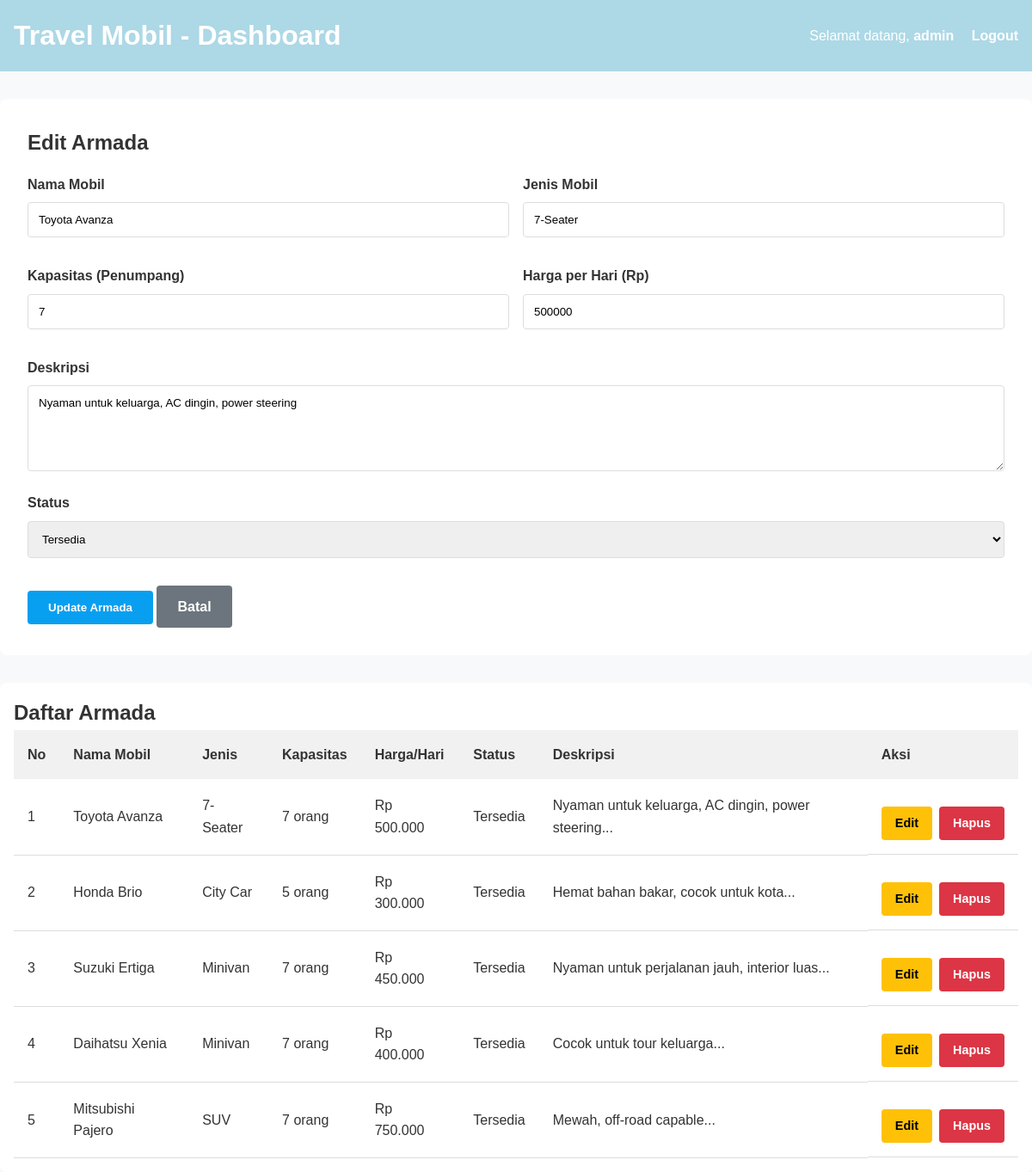
The app's page /dashboard.php?edit=1 (signed in) with its own data.
### tables this page shows
CREATE TABLE IF NOT EXISTS armada (
    id INT PRIMARY KEY AUTO_INCREMENT,
    nama_mobil VARCHAR(100) NOT NULL,
    jenis VARCHAR(50) NOT NULL,
    kapasitas INT NOT NULL,
    harga_per_hari INT NOT NULL,
    status ENUM('Tersedia', 'Tidak Tersedia') DEFAULT 'Tersedia',
    deskripsi TEXT,
    created_at TIMESTAMP DEFAULT CURRENT_TIMESTAMP,
    updated_at TIMESTAMP DEFAULT CURRENT_TIMESTAMP ON UPDATE CURRENT_TIMESTAMP
);

### dashboard.php (the view, shortened to what this page needs)
<?php
include 'koneksi.php';
$username = $_SESSION['username'];
$result = $koneksi->query("SELECT * FROM armada ORDER BY created_at DESC");
$armada_list = [];
if ($result->num_rows > 0) {
    while($row = $result->fetch_assoc()) {
        $armada_list[] = $row;
    }
}
$edit_mode = false;
$edit_data = null;
if (isset($_GET['edit']) && is_numeric($_GET['edit'])) {
    $id = (int)$_GET['edit'];
    $result = $koneksi->query("SELECT * FROM armada WHERE id=$id");
    if ($result->num_rows > 0) {
        $edit_data = $result->fetch_assoc();
        $edit_mode = true;
    }
}
?>
<!DOCTYPE html>
<html lang="id">
<head>
  <link rel="stylesheet" href="styles.css">
</head>
<body>
  <div class="nav-header">
    <h1>Travel Mobil - Dashboard</h1>
    <div>
      <span style="margin-right: 1rem;">Selamat datang, <strong><?php echo htmlspecialchars($username); ?></strong></span>
      <a href="logout.php">Logout</a>
    </div>
  </div>
  <div class="container">
    <div class="form-card">
      <h2><?php echo $edit_mode ? 'Edit Armada' : 'Tambah Armada Baru'; ?></h2>
      <form method="POST" action="">
        <div class="form-row">
          <div class="form-group">
            <label>Nama Mobil</label>
            <input type="text" name="nama_mobil" value="<?php echo $edit_mode ? htmlspecialchars($edit_data['nama_mobil']) : ''; ?>" required>
          </div>
          <div class="form-group">
            <label>Jenis Mobil</label>
            <input type="text" name="jenis" value="<?php echo $edit_mode ? htmlspecialchars($edit_data['jenis']) : ''; ?>" required>
          </div>
        </div>
        <div class="form-row">
          <div class="form-group">
            <label>Kapasitas (Penumpang)</label>
            <input type="number" name="kapasitas" value="<?php echo $edit_mode ? $edit_data['kapasitas'] : ''; ?>" required>
          </div>
          <div class="form-group">
            <label>Harga per Hari (Rp)</label>
            <input type="number" name="harga_per_hari" value="<?php echo $edit_mode ? $edit_data['harga_per_hari'] : ''; ?>" required>
          </div>
        </div>
        <div class="form-group">
          <label>Deskripsi</label>
          <textarea name="deskripsi" required><?php echo $edit_mode ? htmlspecialchars($edit_data['deskripsi']) : ''; ?></textarea>
        </div>
        <?php if ($edit_mode): ?>
          <div class="form-group">
            <label>Status</label>
            <select name="status" required>
              <option value="Tersedia" <?php echo $edit_data['status'] == 'Tersedia' ? 'selected' : ''; ?>>Tersedia</option>
            </select>
          </div>
        <?php endif; ?>
        <div>
          <button type="submit" class="btn btn-primary">
            <?php echo $edit_mode ? 'Update Armada' : 'Tambah Armada'; ?>
          </button>
          <?php if ($edit_mode): ?>
            <a href="dashboard.php" class="btn btn-secondary">Batal</a>
          <?php endif; ?>
        </div>
      </form>
    </div>
    <div class="table-container">
      <h2>Daftar Armada</h2>
      <?php if (count($armada_list) > 0): ?>
        <table>
          <thead>
            <tr>
              <th>No</th>
              <th>Nama Mobil</th>
              <th>Jenis</th>
              <th>Kapasitas</th>
              <th>Harga/Hari</th>
              <th>Status</th>
              <th>Deskripsi</th>
              <th>Aksi</th>
            </tr>
          </thead>
          <tbody>
            <?php foreach ($armada_list as $index => $row): ?>
              <tr>
                <td><?php echo $index + 1; ?></td>
                <td><?php echo htmlspecialchars($row['nama_mobil']); ?></td>
                <td><?php echo htmlspecialchars($row['jenis']); ?></td>
                <td><?php echo $row['kapasitas']; ?> orang</td>
                <td>Rp <?php echo number_format($row['harga_per_hari'], 0, ',', '.'); ?></td>
                <td><?php echo $row['status']; ?></td>
                <td><?php echo substr(htmlspecialchars($row['deskripsi']), 0, 50) . '...'; ?></td>
                <td class="actions">
                  <a href="?edit=<?php echo $row['id']; ?>" class="btn btn-warning" style="padding: 0.5rem 1rem; font-size: 0.9rem;">Edit</a>
                  <a href="?delete=<?php echo $row['id']; ?>" class="btn btn-danger" onclick="return confirm('Yakin ingin menghapus?');" style="padding: 0.5rem 1rem; font-size: 0.9rem;">Hapus</a>
                </td>
              </tr>
            <?php endforeach; ?>
          </tbody>
        </table>
      <?php else: ?>
        <p style="text-align: center; padding: 2rem;">Belum ada data armada. Silakan tambahkan armada baru.</p>
      <?php endif; ?>
    </div>
  </div>
</body>
</html>

### styles.css (style rules this page uses)
* { margin: 0; padding: 0; box-sizing: border-box; font-family: Arial, sans-serif; }
body { line-height: 1.6; background-color: #f8f9fa; color: #333; }
.btn { display: inline-block; padding: 0.5rem 1rem; margin-top: 1rem; border-radius: 8px; text-decoration: none; font-weight: bold; transition: background 0.3s; cursor: pointer; }
.btn-primary { background: #099ff0; color: white; }

### dashboard.php (style rules this page uses)
.container { max-width: 1200px; margin: 0 auto; }
.form-group { margin: 1rem 0; }
.form-group label { display: block; margin-bottom: 0.5rem; font-weight: bold; }
.form-group input, .form-group textarea, .form-group select { width: 100%; padding: 0.75rem; border: 1px solid #ddd; border-radius: 4px; }
.form-group textarea { min-height: 100px; font-family: Arial, sans-serif; }
.form-row { display: grid; grid-template-columns: 1fr 1fr; gap: 1rem; }
.btn { padding: 0.75rem 1.5rem; border: none; border-radius: 4px; cursor: pointer; font-weight: bold; }
.btn-primary { background: #099ff0; color: white; }
.btn-danger { background: #dc3545; color: white; }
.btn-warning { background: #ffc107; color: black; }
.btn-secondary { background: #6c757d; color: white; margin-right: 0.5rem; }
.table-container { overflow-x: auto; background: white; border-radius: 8px; padding: 1rem; margin-top: 2rem; }
table { width: 100%; border-collapse: collapse; }
th { background: #f1f1f1; padding: 1rem; text-align: left; font-weight: bold; }
td { padding: 1rem; border-bottom: 1px solid #ddd; }
.actions { display: flex; gap: 0.5rem; }
.nav-header { background: #ADD8E6; color: white; padding: 1rem; display: flex; justify-content: space-between; align-items: center; }
.nav-header a { color: white; text-decoration: none; font-weight: bold; }
.form-card { background: white; padding: 2rem; border-radius: 8px; margin: 2rem 0; }

### records on screen
armada: nama_mobil "Toyota Avanza", jenis "7-Seater", kapasitas "7", harga_per_hari "500000", deskripsi "Nyaman untuk keluarga, AC dingin, power steering", status "Tersedia", harga_per_hari "500.000"
armada: nama_mobil "Honda Brio", jenis "City Car", kapasitas "5", harga_per_hari "300.000", status "Tersedia", deskripsi "Hemat bahan bakar, cocok untuk kota"
armada: nama_mobil "Suzuki Ertiga", jenis "Minivan", kapasitas "7", harga_per_hari "450.000", status "Tersedia", deskripsi "Nyaman untuk perjalanan jauh, interior luas"
armada: nama_mobil "Daihatsu Xenia", jenis "Minivan", kapasitas "7", harga_per_hari "400.000", status "Tersedia", deskripsi "Cocok untuk tour keluarga"
armada: nama_mobil "Mitsubishi Pajero", jenis "SUV", kapasitas "7", harga_per_hari "750.000", status "Tersedia", deskripsi "Mewah, off-road capable"

### other values on screen
$username "admin"
